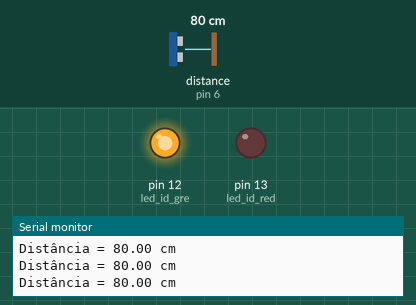
Recording of a sketch running on a simulated Arduino Uno, built with avr-gcc and run on an emulated ATmega328P. Parts: output pins drawn as LEDs (lit = HIGH), the last lines printed to the serial monitor. The inputs (shaded band) are chosen by the test bench; at power-on: distance to the obstacle (sensor on pin 6) 80 cm. The echo pulse lasts 58.3 µs per cm.

Above: at 1.2 s.
1.3 s: distance to the obstacle (sensor on pin 6) set to 21 cm
2.8 s: distance to the obstacle (sensor on pin 6) set to 17 cm
At 3.3 s:
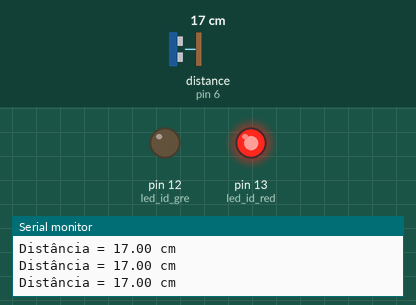
4.3 s: distance to the obstacle (sensor on pin 6) set to 35 cm
At 5.5 s:
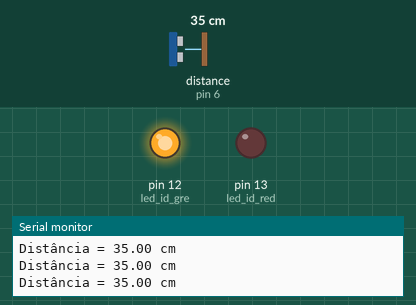
5.8 s: distance to the obstacle (sensor on pin 6) set to 2 cm
At 7.3 s:
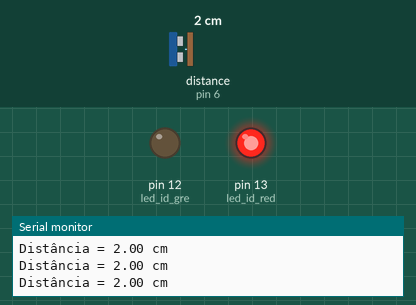
Timing chart, 0 to 8.3 s (numbered marks = the images above; inputs shaded):
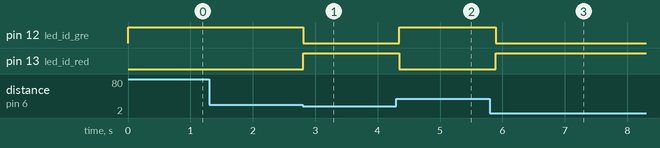

The sketch:

distancia.ino
```cpp
#include <Ultrasonic.h>

int porta_trig = 7;
int porta_echo = 6;
float distancia = 0;

int led_id_red = 13;
int led_id_gre = 12;

Ultrasonic ultrasonic(porta_trig, porta_echo);

void setup() {
  pinMode(led_id_red, OUTPUT);
  pinMode(led_id_gre, OUTPUT);
  Serial.begin(9600);
}

void loop() {
  distancia = ultrasonic.read();

  Serial.print("Distância = ");
  Serial.print(distancia);

  if (distancia < 20.0) {
    digitalWrite(led_id_red, HIGH);
    digitalWrite(led_id_gre, LOW);
  } else {
    digitalWrite(led_id_red, LOW);
    digitalWrite(led_id_gre, HIGH);
  }

  Serial.println(" cm");
  delay(100);
}
```

Measured:
- the behaviour switches between 20 and 19 cm on distance to the obstacle (sensor on pin 6) (found by bisection; images 0 and 1)
- after the input at 2.8 s, pin 12 (led_id_gre): HIGH → LOW at once; pin 13 (led_id_red): LOW → HIGH at once
- after the input at 4.3 s, pin 12 (led_id_gre): LOW → HIGH after 0.05 s; pin 13 (led_id_red): HIGH → LOW after 0.05 s
- after the input at 5.8 s, pin 12 (led_id_gre): HIGH → LOW after 0.09 s; pin 13 (led_id_red): LOW → HIGH after 0.09 s
